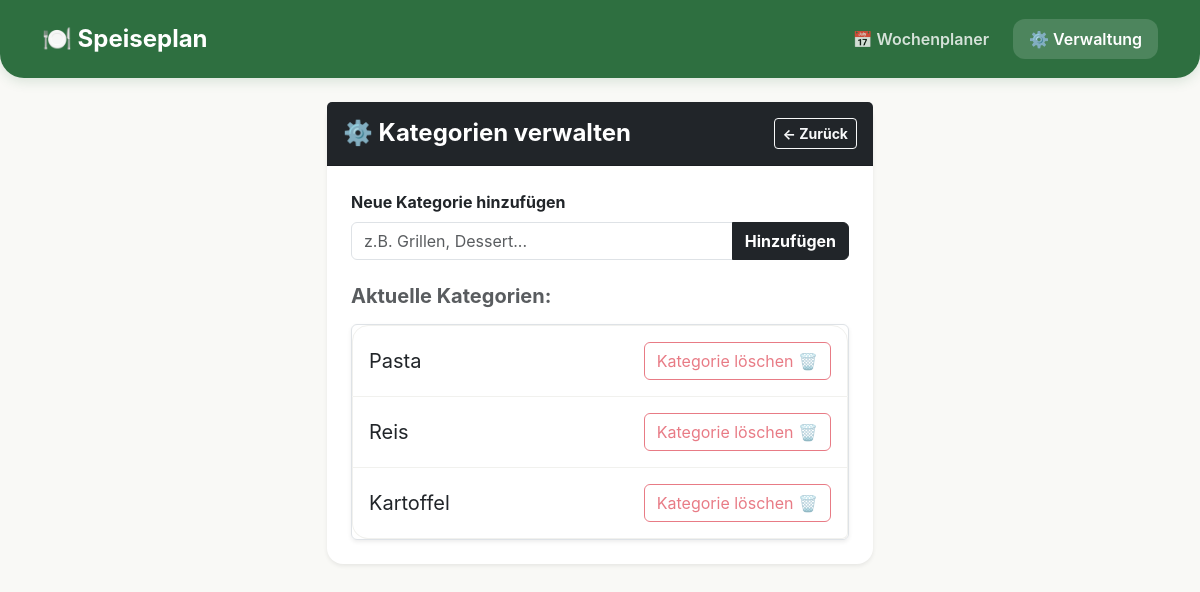
Page /manage/categories on the committed database.
### models.py (models this page shows)
class Category(db.Model):
    id = db.Column(db.Integer, primary_key=True)
    name = db.Column(db.String(50), unique=True, nullable=False)

### app.py (the view)
@app.route('/manage/categories')
def category_manage_view():
    categories = Category.query.all()
    return render_template('category_manage.html', categories=categories)

### app.py (called while the page is built)
@app.context_processor
def inject_css_version():
    css_path = os.path.join(app.static_folder, 'style.css')
    try:
        css_version = int(os.path.getmtime(css_path))
    except OSError:
        css_version = 0
    return {'css_version': css_version}

### templates/category_manage.html
{% extends 'base.html' %}
{% block content %}
<div class="row justify-content-center">
    <div class="col-md-6">
        <div class="card shadow-sm border-0">
            <div class="card-header bg-dark text-white py-3 d-flex justify-content-between align-items-center">
                <h4 class="card-title mb-0 fw-bold">⚙️ Kategorien verwalten</h4>
                <a href="/manage" class="btn btn-sm btn-outline-light fw-bold"><- Zurück</a>
            </div>
            <div class="card-body p-4">
                <form action="/add-category" method="POST" class="mb-4">
                    <label class="form-label fw-bold">Neue Kategorie hinzufügen</label>
                    <div class="input-group">
                        <input type="text" name="category_name" class="form-control" placeholder="z.B. Grillen, Dessert..." required>
                        <button type="submit" class="btn btn-dark fw-bold">Hinzufügen</button>
                    </div>
                </form>
                <h5 class="fw-bold mb-3 text-muted">Aktuelle Kategorien:</h5>
                <div class="list-group shadow-sm rounded border">
                    {% for cat in categories %}
                    <div class="list-group-item d-flex justify-content-between align-items-center py-3">
                        <span class="fs-5">{{ cat.name }}</span>
                        <form action="/delete-category/{{ cat.id }}" method="POST" class="m-0">
                            <button type="submit" class="btn btn-outline-danger" {% if cat.recipes %}disabled title="Enthält noch Rezepte"{% endif %}>
                                Kategorie löschen 🗑️
                            </button>
                        </form>
                    </div>
                    {% endfor %}
                </div>
            </div>
        </div>
    </div>
</div>
{% endblock %}

### templates/base.html (shortened to what this page needs)
<!DOCTYPE html>
<html lang="de">
<head>
    <link rel="stylesheet" href="{{ url_for('static', filename='bootstrap.min.css') }}" type="text/css">
    <link rel="stylesheet" href="{{ url_for('static', filename='style.css') }}?v={{ css_version }}" type="text/css">
</head>
<body>
    <nav class="navbar navbar-expand-md navbar-dark navbar-custom mb-4 py-3">
        <div class="container">
            <a class="navbar-brand fw-bold fs-4" href="/">🍽️ Speiseplan</a>
            <div class="collapse navbar-collapse" id="navbarNav">
                <ul class="navbar-nav ms-auto mb-2 mb-md-0 gap-2 mt-2 mt-md-0">
                    <li class="nav-item">
                        <a class="nav-link px-3 {% if request.path == '/' %}active-custom{% endif %}" href="/">📅 Wochenplaner</a>
                    </li>
                    <li class="nav-item">
                        <a class="nav-link px-3 {% if request.path.startswith('/manage') %}active-custom{% endif %}" href="/manage">⚙️ Verwaltung</a>
                    </li>
                </ul>
            </div>
        </div>
    </nav>
    <div class="container pb-5">
        {% block content %}{% endblock %}
    </div>
</body>
</html>

### static/style.css (style rules this page uses)
:root { --primary-food: #2E6F40; --primary-dark: #1E4A2A; --accent-warm: #F4C430; --bg-warm: #F9F9F6; --text-dark: #2B302A; --radius-main: 1rem; }
body { font-family: 'Plus Jakarta Sans', sans-serif; background-color: var(--bg-warm); color: var(--text-dark); }
.navbar-custom { background-color: var(--primary-food); border-bottom-left-radius: 1.5rem; border-bottom-right-radius: 1.5rem; box-shadow: 0 4px 12px rgba(46, 111, 64, 0.15); }
.navbar-custom .nav-link { color: rgba(255, 255, 255, 0.8) !important; font-weight: 600; border-radius: 0.75rem; transition: all 0.2s ease; }
.navbar-custom .nav-link.active-custom { color: #ffffff !important; background-color: rgba(255, 255, 255, 0.15); }
.card { border: none !important; border-radius: var(--radius-main); box-shadow: 0 8px 24px rgba(0, 0, 0, 0.04); background-color: #ffffff; }
.list-group-item { border-color: #F1F1EE !important; transition: background-color 0.2s ease; }
.list-group-item:first-child { border-top-left-radius: var(--radius-main) !important; border-top-right-radius: var(--radius-main) !important; }
.list-group-item:last-child { border-bottom-left-radius: var(--radius-main) !important; }

### templates/base.html (style rules this page uses)
body { font-family: -apple-system, BlinkMacSystemFont, "Segoe UI", Roboto, Helvetica, Arial, sans-serif; }

### rows in the picture
Category: name "Pasta"
Category: name "Reis"
Category: name "Kartoffel"
